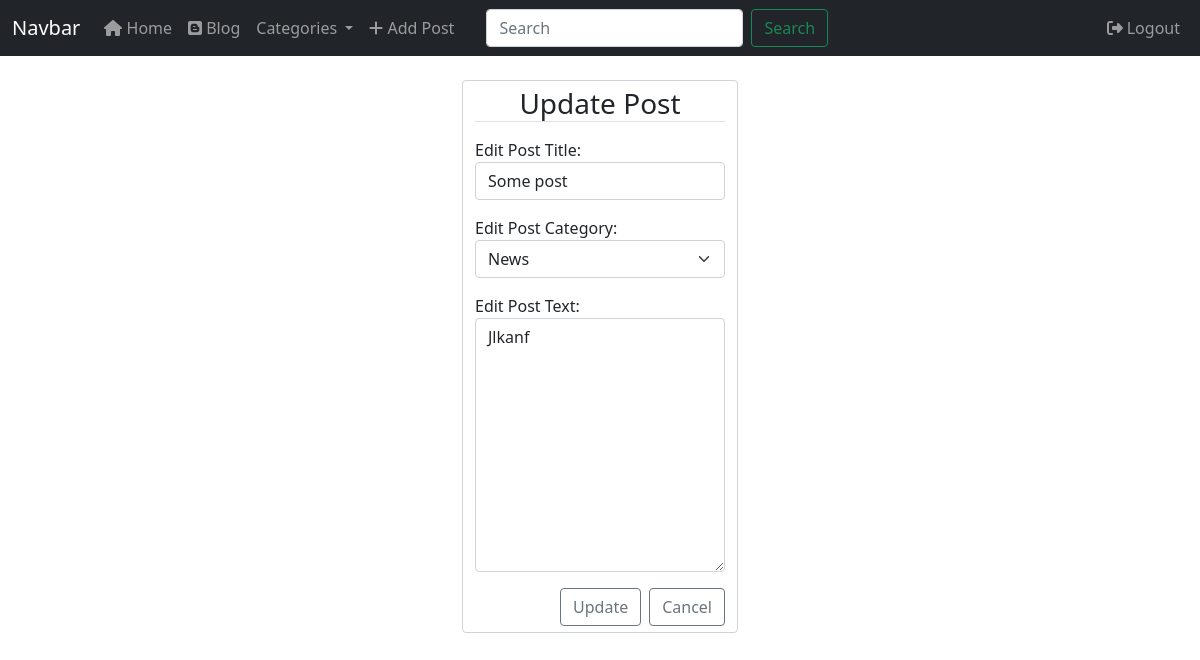
/blog/post/24/update/ (signed in), run on the app's committed database.
### apps/blog/models.py (models this page shows, shortened)
class Post(models.Model):
    title = models.CharField(max_length=255)
    author = models.ForeignKey(User, on_delete=models.CASCADE)
    body = models.TextField()
    add_post_date = models.DateTimeField(auto_now_add=True)
    change_post_date = models.DateTimeField(auto_now=True)
    category = models.ForeignKey(Category, on_delete=models.SET_NULL, null=True)
    likes = models.ManyToManyField(User, related_name='blog_posts')

### apps/blog/views.py (the view, shortened to what this page needs)
# urls.py: path('post/<int:pk>/update/', views.UpdatePostView.as_view(), name='update-post'),
class UpdatePostView(LoginRequiredMixin, UserPassesTestMixin, UpdateView):
    model = Post
    template_name = 'blog/update_post.html'
    form_class = EditPostForm
    def test_func(self):
        post = self.get_object()
        if self.request.user == post.author:
            return True
        return False

### apps/blog/forms.py
class EditPostForm(PostForm):
    PostForm.Meta.labels = {
        'title': 'Edit Post Title',
        'category': 'Edit Post Category',
        'body': 'Edit Post Text',
    }

### apps/blog/context_processors.py (called while the page is built)
def get_context_data(request):
    context = {'category_data': Category.objects.all()}
    return context

### apps/blog/models.py (called while the page is built)
    def __str__(self):
        return self.name

### apps/blog/templates/blog/update_post.html (shortened to what this page needs)
{% extends 'home_page/base.html' %}
{% load crispy_forms_tags %}
{% block content %}
    <div class="container-fluid mt-4">
        <div class="row justify-content-center">
            <div class="col-sm-3">
                <form method="POST" class="form-control">
                    <h3 class="text-center border-bottom mb-3">Update Post</h3>
                    {{ form.as_p }}
                    <div class="d-grid gap-2 d-md-flex justify-content-md-end">
                        <button class="btn btn-outline-secondary" type="submit">Update</button>
                        <a class="btn btn-outline-secondary" href="{% url 'blog:post-details' object.id %}">Cancel</a>
                    </div>
                </form>
            </div>
        </div>
    </div>
{% endblock content %}

### data on the page
Post: title "Some post", category "News", body "Jlkanf"
